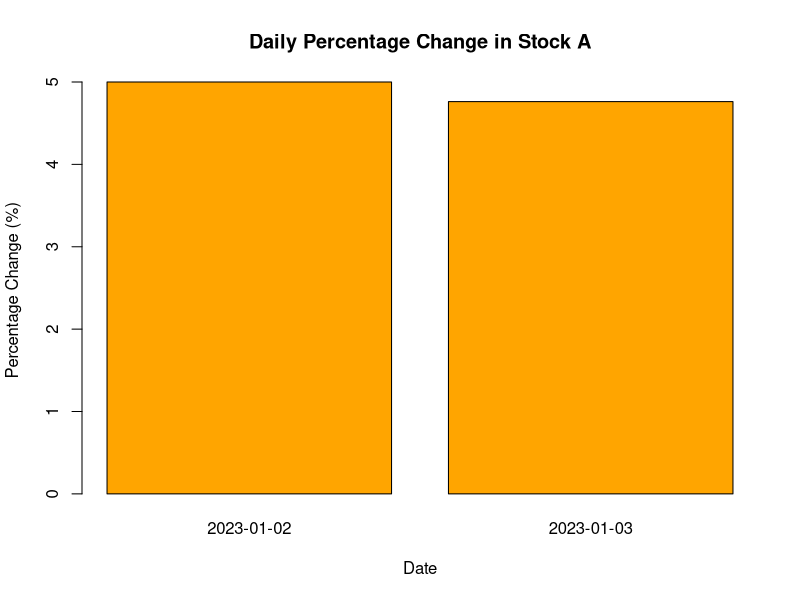

Here is the R script that generated this plot:
# Create dataset
stockA <- c(100, 105, 110)
date <- c("2023-01-02", "2023-01-03")

# Calculate percentage change
pct_change <- diff(stockA) / stockA[-length(stockA)] * 100

# Bar Chart
barplot(
  pct_change,
  names.arg = date,
  col = "orange",
  xlab = "Date",
  ylab = "Percentage Change (%)",
  main = "Daily Percentage Change in Stock A"
)
